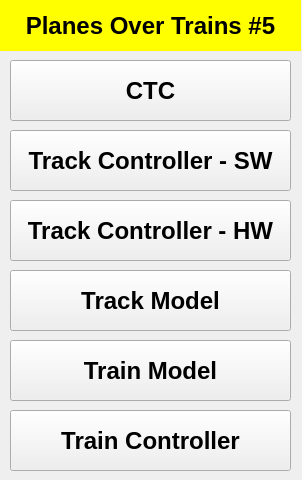
<?xml version="1.0" encoding="UTF-8"?>
<ui version="4.0">
 <class>Gui_of_guis</class>
 <widget class="QMainWindow" name="Gui_of_guis">
  <property name="geometry">
   <rect>
    <x>0</x>
    <y>0</y>
    <width>302</width>
    <height>480</height>
   </rect>
  </property>
  <property name="windowTitle">
   <string>MainWindow</string>
  </property>
  <widget class="QWidget" name="centralwidget">
   <widget class="QPushButton" name="CTC_open_Ui">
    <property name="geometry">
     <rect>
      <x>10</x>
      <y>60</y>
      <width>281</width>
      <height>61</height>
     </rect>
    </property>
    <property name="font">
     <font>
      <pointsize>18</pointsize>
      <weight>75</weight>
      <bold>true</bold>
     </font>
    </property>
    <property name="text">
     <string>CTC</string>
    </property>
   </widget>
   <widget class="QPushButton" name="Track_controller_sw_open_ui">
    <property name="geometry">
     <rect>
      <x>10</x>
      <y>200</y>
      <width>281</width>
      <height>61</height>
     </rect>
    </property>
    <property name="font">
     <font>
      <pointsize>18</pointsize>
      <weight>75</weight>
      <bold>true</bold>
     </font>
    </property>
    <property name="text">
     <string>Track Controller - HW</string>
    </property>
   </widget>
   <widget class="QPushButton" name="Track_controller_hw_open_ui">
    <property name="geometry">
     <rect>
      <x>10</x>
      <y>130</y>
      <width>281</width>
      <height>61</height>
     </rect>
    </property>
    <property name="font">
     <font>
      <pointsize>18</pointsize>
      <weight>75</weight>
      <bold>true</bold>
     </font>
    </property>
    <property name="text">
     <string>Track Controller - SW</string>
    </property>
   </widget>
   <widget class="QPushButton" name="Track_model_open_ui">
    <property name="geometry">
     <rect>
      <x>10</x>
      <y>270</y>
      <width>281</width>
      <height>61</height>
     </rect>
    </property>
    <property name="font">
     <font>
      <pointsize>18</pointsize>
      <weight>75</weight>
      <bold>true</bold>
     </font>
    </property>
    <property name="text">
     <string>Track Model</string>
    </property>
   </widget>
   <widget class="QPushButton" name="train_controller_open_ui">
    <property name="geometry">
     <rect>
      <x>10</x>
      <y>340</y>
      <width>281</width>
      <height>61</height>
     </rect>
    </property>
    <property name="font">
     <font>
      <pointsize>18</pointsize>
      <weight>75</weight>
      <bold>true</bold>
     </font>
    </property>
    <property name="text">
     <string>Train Model</string>
    </property>
   </widget>
   <widget class="QPushButton" name="train_model_open_ui_2">
    <property name="geometry">
     <rect>
      <x>10</x>
      <y>410</y>
      <width>281</width>
      <height>61</height>
     </rect>
    </property>
    <property name="font">
     <font>
      <pointsize>18</pointsize>
      <weight>75</weight>
      <bold>true</bold>
     </font>
    </property>
    <property name="text">
     <string>Train Controller</string>
    </property>
   </widget>
   <widget class="QLabel" name="label">
    <property name="geometry">
     <rect>
      <x>0</x>
      <y>0</y>
      <width>301</width>
      <height>51</height>
     </rect>
    </property>
    <property name="font">
     <font>
      <pointsize>18</pointsize>
      <weight>75</weight>
      <bold>true</bold>
     </font>
    </property>
    <property name="autoFillBackground">
     <bool>false</bool>
    </property>
    <property name="styleSheet">
     <string notr="true">background-color: rgb(255, 255, 0);
</string>
    </property>
    <property name="text">
     <string>Planes Over Trains #5</string>
    </property>
    <property name="alignment">
     <set>Qt::AlignCenter</set>
    </property>
   </widget>
  </widget>
 </widget>
 <resources/>
 <connections/>
</ui>
